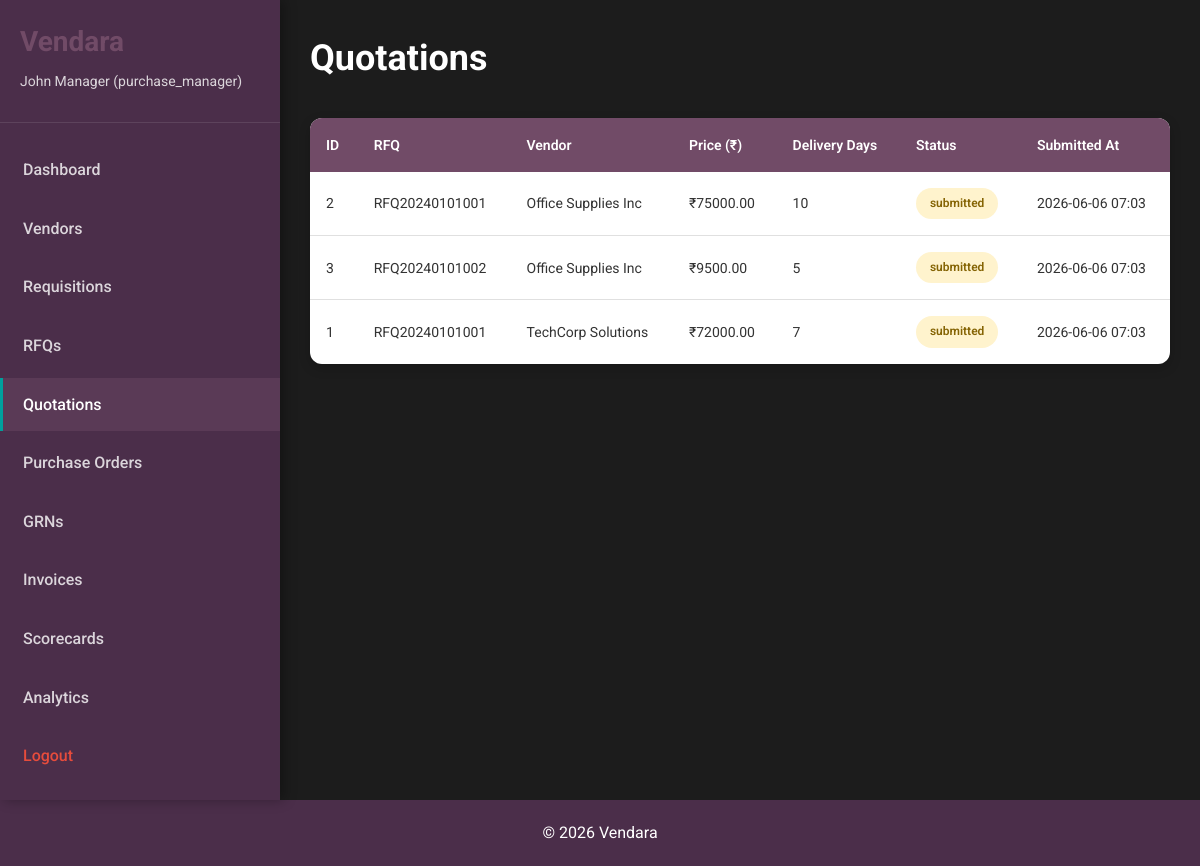
Screenshot of /quotations (signed in) with the database file from the repository.
### app.py (models this page shows)
class Quotation(db.Model):
    __tablename__ = 'quotations'
    id = db.Column(db.Integer, primary_key=True)
    rfq_id = db.Column(db.Integer, db.ForeignKey('rfqs.id'), nullable=False)
    vendor_id = db.Column(db.Integer, db.ForeignKey('vendors.id'), nullable=False)
    price = db.Column(db.Float, nullable=False)
    delivery_days = db.Column(db.Integer, nullable=False)
    warranty = db.Column(db.Text)
    notes = db.Column(db.Text)
    status = db.Column(db.String(20), default='pending')
    submitted_at = db.Column(db.DateTime)
    created_at = db.Column(db.DateTime, default=datetime.utcnow)
    rfq = db.relationship('RFQ', backref='quotations')
    vendor = db.relationship('Vendor', backref='quotations')

class RFQ(db.Model):
    __tablename__ = 'rfqs'
    id = db.Column(db.Integer, primary_key=True)
    rfq_number = db.Column(db.String(50), unique=True, nullable=False)
    requisition_id = db.Column(db.Integer, db.ForeignKey('requisitions.id'), nullable=False)
    title = db.Column(db.String(200), nullable=False)
    description = db.Column(db.Text)
    deadline = db.Column(db.Date, nullable=False)
    status = db.Column(db.String(20), default='open')
    created_by = db.Column(db.Integer, db.ForeignKey('users.id'), nullable=False)
    created_at = db.Column(db.DateTime, default=datetime.utcnow)
    requisition = db.relationship('Requisition', backref='rfqs')
    creator = db.relationship('User', backref='created_rfqs')

class Vendor(db.Model):
    __tablename__ = 'vendors'
    id = db.Column(db.Integer, primary_key=True)
    vendor_id = db.Column(db.String(50), unique=True, nullable=False)
    company_name = db.Column(db.String(200), nullable=False)
    gst_number = db.Column(db.String(20), nullable=False)
    category = db.Column(db.String(100), nullable=False)
    contact_person = db.Column(db.String(100), nullable=False)
    email = db.Column(db.String(100), nullable=False)
    phone = db.Column(db.String(20), nullable=False)
    address = db.Column(db.Text)
    bank_name = db.Column(db.String(100))
    bank_account = db.Column(db.String(50))
    ifsc_code = db.Column(db.String(20))
    documents = db.Column(db.Text)
    status = db.Column(db.String(20), default='pending')
    approved_by = db.Column(db.Integer, db.ForeignKey('users.id'))
    approved_at = db.Column(db.DateTime)
    created_at = db.Column(db.DateTime, default=datetime.utcnow)
    approver = db.relationship('User', backref='approved_vendors')

### app.py (the view)
@app.route('/quotations')
@login_required
def quotations():
    role = session.get('user_role')
    if role == 'vendor':
        quotations = Quotation.query.filter_by(vendor_id=session.get('vendor_id')).order_by(Quotation.created_at.desc()).all()
    else:
        quotations = Quotation.query.order_by(Quotation.created_at.desc()).all()
    return render_template('quotations.html', quotations=quotations, role=role)

### app.py (called while the page is built)
def is_logged_in():
    return 'user_id' in session

def login_required(f):
    from functools import wraps
    @wraps(f)
    def decorated_function(*args, **kwargs):
        if not is_logged_in():
            flash('Please login to access this page.', 'warning')
            return redirect(url_for('login'))
        return f(*args, **kwargs)
    return decorated_function

### templates/quotations.html (shortened to what this page needs)
{% extends "base.html" %}
{% block content %}
<div class="dashboard-container">
    <aside class="sidebar">
        <div class="sidebar-header">
            <h2>Vendara</h2>
            <p>{{ session.user_name }} ({{ session.user_role }})</p>
        </div>
        <nav class="sidebar-nav">
            <ul>
                <li>
                    <a href="{{ url_for('dashboard') }}">Dashboard</a>
                </li>
                <li>
                    <a href="{{ url_for('vendors') }}">Vendors</a>
                </li>
                <li>
                    <a href="{{ url_for('requisitions') }}">Requisitions</a>
                </li>
                <li>
                    <a href="{{ url_for('rfqs') }}">RFQs</a>
                </li>
                <li class="active">
                    <a href="{{ url_for('quotations') }}">Quotations</a>
                </li>
                <li>
                    <a href="{{ url_for('purchase_orders') }}">Purchase Orders</a>
                </li>
                <li>
                    <a href="{{ url_for('grns') }}">GRNs</a>
                </li>
                <li>
                    <a href="{{ url_for('invoices') }}">Invoices</a>
                </li>
                <li>
                    <a href="{{ url_for('scorecards') }}">Scorecards</a>
                </li>
                <li>
                    <a href="{{ url_for('analytics') }}">Analytics</a>
                </li>
                <li>
                    <a href="{{ url_for('logout') }}" class="logout">Logout</a>
                </li>
            </ul>
        </nav>
    </aside>
    <main class="main-content">
        <div class="content-header">
            <h1>Quotations</h1>
        </div>
        {% if action == 'compare' %}
        <div class="comparison-container">
            <div class="comparison-header">
                <h2>Quotation Comparison</h2>
                <p>RFQ: {{ rfq.rfq_number }} - {{ rfq.title }}</p>
            </div>
            <div class="table-container">
                <table class="table comparison-table">
                    <thead>
                        <tr>
                            <th>Rank</th>
                            <th>Vendor</th>
                            <th>Price (₹)</th>
                            <th>Delivery Days</th>
                            <th>Warranty</th>
                            <th>Score</th>
                            <th>Actions</th>
                        </tr>
                    </thead>
                    <tbody>
                        {% for item in quotations %}
                        <tr class="{% if item.rank == 1 %}best-price{% endif %}">
                            <td><span class="rank-badge">#{{ item.rank }}</span></td>
                            <td>{{ item.quotation.vendor.company_name }}</td>
                            <td>
                                ₹{{ "%.2f"|format(item.quotation.price) }}
                                {% if item.rank == 1 %}
                                    <span class="badge-best">Best Price</span>
                                {% endif %}
                            </td>
                            <td>{{ item.quotation.delivery_days }} days</td>
                            <td>{{ item.quotation.warranty if item.quotation.warranty else '-' }}</td>
                            <td>{{ item.score }}/5</td>
                            <td>
                                {% if item.quotation.status == 'submitted' %}
                                <a href="{{ url_for('generate_po', quotation_id=item.quotation.id) }}" class="btn btn-sm btn-success">Generate PO</a>
                                {% endif %}
                            </td>
                        </tr>
                        {% endfor %}
                    </tbody>
                </table>
            </div>
            <div class="comparison-summary">
                <div class="summary-card">
                    <h3>Total Quotations</h3>
                    <p>{{ quotations|length }}</p>
                </div>
                <div class="summary-card">
                    <h3>Lowest Price</h3>
                    <p class="highlight">₹{{ "%.2f"|format(quotations[0].quotation.price) if quotations else 'N/A' }}</p>
                </div>
                <div class="summary-card">
                    <h3>Best Score</h3>
                    <p>{{ quotations[0].score }}/5 if quotations else 'N/A' }}</p>
                </div>
            </div>
        </div>
        {% else %}
        <div class="table-container">
            <table class="table">
                <thead>
                    <tr>
                        <th>ID</th>
                        <th>RFQ</th>
                        <th>Vendor</th>
                        <th>Price (₹)</th>
                        <th>Delivery Days</th>
                        <th>Status</th>
                        <th>Submitted At</th>
                    </tr>
                </thead>
                <tbody>
                    {% if quotations %}
                        {% for quotation in quotations %}
                        <tr>
                            <td>{{ quotation.id }}</td>
                            <td>{{ quotation.rfq.rfq_number }}</td>
                            <td>{{ quotation.vendor.company_name }}</td>
                            <td>₹{{ "%.2f"|format(quotation.price) }}</td>
                            <td>{{ quotation.delivery_days }}</td>
                            <td>
                                <span class="status status-{{ quotation.status }}">{{ quotation.status }}</span>
                            </td>
                            <td>{{ quotation.submitted_at.strftime('%Y-%m-%d %H:%M') if quotation.submitted_at else '-' }}</td>
                        </tr>
                        {% endfor %}
                    {% else %}
                        <tr>
                            <td colspan="7" class="no-data">No quotations found</td>
                        </tr>
                    {% endif %}
                </tbody>
            </table>
        </div>
        {% endif %}
    </main>
</div>
{% endblock %}

### static/style.css (style rules this page uses)
* { margin: 0; padding: 0; box-sizing: border-box; }
body { font-family: 'Roboto', 'Segoe UI', Tahoma, Geneva, Verdana, sans-serif; background-color: #1C1C1C; color: #FFFFFF; line-height: 1.6; }
.dashboard-container { display: flex; min-height: 100vh; }
.sidebar { width: 280px; background: #4B2E4A; color: white; padding: 20px 0; position: fixed; height: 100vh; overflow-y: auto; box-shadow: 4px 0 12px rgba(0,0,0,0.3); }
.sidebar-header { padding: 0 20px 30px; border-bottom: 1px solid rgba(255,255,255,0.1); }
.sidebar-header h2 { font-size: 28px; margin-bottom: 5px; font-weight: 700; color: #714B67; }
.sidebar-header p { font-size: 14px; opacity: 0.8; }
.sidebar-nav ul { list-style: none; padding: 20px 0; }
.sidebar-nav ul li { margin-bottom: 5px; }
.sidebar-nav ul li a { display: block; padding: 14px 20px; color: rgba(255,255,255,0.8); text-decoration: none; transition: all 0.3s; border-left: 3px solid transparent; font-weight: 500; }
.sidebar-nav ul li.active a { background: rgba(113, 75, 103, 0.4); color: white; border-left-color: #00A09D; }
.sidebar-nav ul li a.logout { color: #E74C3C; }
.main-content { flex: 1; margin-left: 280px; padding: 30px; background: #1C1C1C; }
.content-header { display: flex; justify-content: space-between; align-items: center; margin-bottom: 30px; }
.content-header h1 { color: #FFFFFF; font-size: 36px; font-weight: 700; }
.table-container { background: #FFFFFF; border-radius: 12px; box-shadow: 0 4px 12px rgba(0,0,0,0.2); overflow-x: auto; }
.table { width: 100%; border-collapse: collapse; }
.table thead { background: #714B67; color: white; }
.table thead th { padding: 16px; text-align: left; font-weight: 600; font-size: 14px; }
.table tbody tr { border-bottom: 1px solid #E0E0E0; }
.table tbody td { padding: 16px; font-size: 14px; color: #333; }
.table tbody tr:last-child { border-bottom: none; }
.status { display: inline-block; padding: 6px 14px; border-radius: 20px; font-size: 12px; font-weight: 600; }
.status-submitted { background-color: #FFF3CD; color: #856404; }

### rows the page displays
Quotation: id "2", rfq.rfq_number "RFQ20240101001", vendor.company_name "Office Supplies Inc", price "75000.00", delivery_days "10", status "submitted", submitted_at "2026-06-06 07:03"
Quotation: id "3", rfq.rfq_number "RFQ20240101002", vendor.company_name "Office Supplies Inc", price "9500.00", delivery_days "5", status "submitted", submitted_at "2026-06-06 07:03"
Quotation: id "1", rfq.rfq_number "RFQ20240101001", vendor.company_name "TechCorp Solutions", price "72000.00", delivery_days "7", status "submitted", submitted_at "2026-06-06 07:03"

### other values shown
{{ session.user_name }} "John Manager"
{{ session.user_role }} "purchase_manager"
